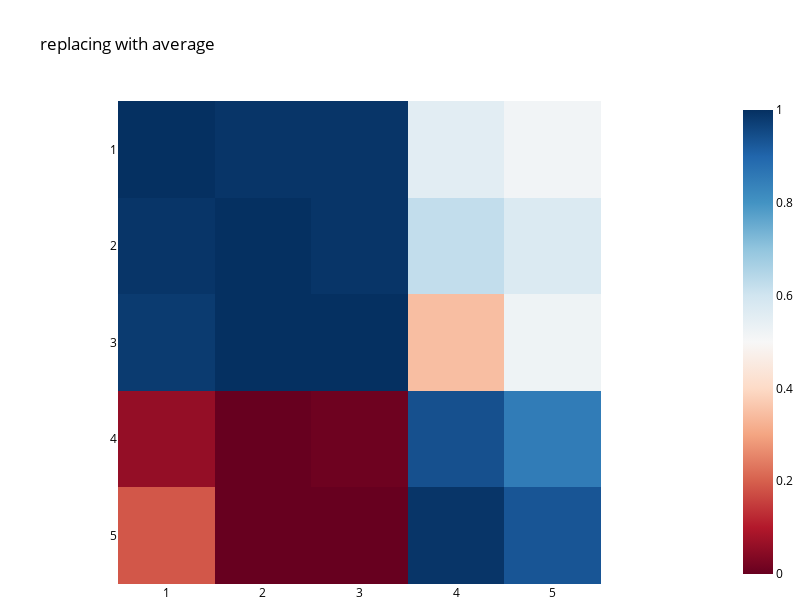

Notebook code cell kept with this figure:
### Code cell
# modified from neel nanda's examples
def imshow(tensor, renderer=None, xaxis="", yaxis="", font_size=None, show=True, color_continuous_midpoint=0.0, **kwargs):
    import plotly.express as px
    import transformer_lens.utils as utils
    fig = px.imshow(utils.to_numpy(tensor), color_continuous_midpoint=color_continuous_midpoint, color_continuous_scale="RdBu", labels={"x":xaxis, "y":yaxis}, **kwargs)
    if not font_size is None:
        if 'x' in kwargs:
            fig.update_layout(
              xaxis = dict(
                tickmode='array',
                tickvals = kwargs['x'],
                ticktext = kwargs['x'], 
                ),
               font=dict(size=font_size, color="black"))
        if 'y' in kwargs:
            fig.update_layout(
              yaxis = dict(
                tickmode='array',
                tickvals = kwargs['y'],
                ticktext = kwargs['y'], 
                ),
               font=dict(size=font_size, color="black"))
    plot_args = {
        'width': 800,
        'height': 600,
        "autosize": False,
        'showlegend': True,
        'margin': {"l":0,"r":0,"t":100,"b":0}
    }
    
    fig.update_layout(**plot_args)
    fig.update_layout(legend=dict(
        yanchor="top",
        y=0.99,
        xanchor="left",
            x=0.01
    ))
    if show:
        fig.show(renderer)
    else:
        return fig

imshow(n_correct_matrix, color_continuous_midpoint=None, y=[1,2,3,4,5], x=[1,2,3,4,5], title='replacing with average', font_size=12)

### Figure 1 — Plotly figure (JSON) as saved in the notebook; plotly's stock layout.template omitted (floating-point values rounded to 4 significant figures)
{"data": [{"coloraxis": "coloraxis", "hovertemplate": "x: %{x}<br>y: %{y}<br>color: %{z}<extra></extra>", "name": "0", "type": "heatmap", "x": [1, 2, 3, 4, 5], "xaxis": "x", "y": [1, 2, 3, 4, 5], "yaxis": "y", "z": [[1, 0.9901, 0.9901, 0.5545, 0.5149], [0.9901, 1, 0.9901, 0.6238, 0.5743], [0.9802, 1, 1, 0.3465, 0.5248], [0.05941, 0, 0.009901, 0.9406, 0.8515], [0.1881, 0, 0, 0.9901, 0.9307]]}], "layout": {"autosize": false, "coloraxis": {"colorscale": [[0, "rgb(103,0,31)"], [0.1, "rgb(178,24,43)"], [0.2, "rgb(214,96,77)"], [0.3, "rgb(244,165,130)"], [0.4, "rgb(253,219,199)"], [0.5, "rgb(247,247,247)"], [0.6, "rgb(209,229,240)"], [0.7, "rgb(146,197,222)"], [0.8, "rgb(67,147,195)"], [0.9, "rgb(33,102,172)"], [1, "rgb(5,48,97)"]]}, "font": {"color": "black", "size": 12}, "height": 600, "legend": {"x": 0.01, "xanchor": "left", "y": 0.99, "yanchor": "top"}, "margin": {"b": 0, "l": 0, "r": 0, "t": 100}, "showlegend": true, "title": {"text": "replacing with average"}, "width": 800, "xaxis": {"anchor": "y", "autorange": true, "constrain": "domain", "domain": [0.1615, 0.8385], "range": [0.5, 5.5], "scaleanchor": "y", "tickmode": "array", "ticktext": [1, 2, 3, 4, 5], "tickvals": [1, 2, 3, 4, 5], "type": "linear"}, "yaxis": {"anchor": "x", "autorange": true, "constrain": "domain", "domain": [0, 1], "range": [5.5, 0.5], "tickmode": "array", "ticktext": [1, 2, 3, 4, 5], "tickvals": [1, 2, 3, 4, 5], "type": "linear"}}}
